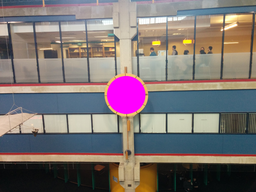
#> input picture images/dc_clock.png, 256 x 192 px, shrunk from 1000 x 750 before the run
$ python droste_effect_2.py   (Python 2 division)
#> lines starting #> are read from the running program, lines starting #| are printed output that depends on the picture
### drostelib/drostehelper.py
# -*- coding: utf-8 -*-
"""
Created on Thu Dec 24 12:59:31 2015

@author: azer
"""

import numpy as np


"""
Magenta color as the mask color
"""
transp_color = np.array([255, 0, 255])


"""
Determine whether a color is the mask color
"""
def IsMasked(col):
    if(col[0] == transp_color[0] and col[1] == transp_color[1] and col[2] == transp_color[2]):
        return True
    return False


"""
Make sure a coordinate is valid
(or is this because a bug in my program?)
"""
def IsCoordValid(x, y):
    # if x is invalid
    if(np.isnan(x) or np.isinf(x)):
        return False
    # if y is invalid
    if(np.isnan(y) or np.isinf(y)):
        return False
    # the coordinate is valid
    return True


"""
make sure a coordinate is inside the image
"""
def IsInside(x, y, width, height):
    if(x >= 0 and y >= 0 and x < width and y < height):
        return True
    # is inside
    return False


"""
Calculate the center of the mask and the approximate radius
"""
def CalculateCenter(img_col):
    r1 = 0.0
    center_x = 0.0
    center_y = 0.0
    pixel_counter = 0.0

    xs = [] # list of x-coordinates
    ys = [] # list of y-coordinates

    height, width, depth = img_col.shape

    # sum of the region
    for y_iter in xrange(height):
        for x_iter in xrange(width):
            col = img_col[y_iter][x_iter]
            if(IsMasked(col)):
                center_x += x_iter
                center_y += y_iter
                xs.append(x_iter)
                ys.append(y_iter)
                pixel_counter += 1.0

    # get the center
    center_x /= pixel_counter
    center_y /= pixel_counter

    #
    for i in xrange(len(xs)):
        x = xs[i] - center_x
        y = ys[i] - center_y
        r = np.sqrt(x * x + y * y)
        if (r > r1):
            r1 = r

    # return the radius and the center
    return r1, center_x, center_y

### droste_effect_2.py
"""

radhitya@uwaterloo.ca

Droste effect

References:
    http://www.josleys.com/article_show.php?id=82#ref3
    https://github.com/tcoxon/droste/
"""


import numpy as np
import matplotlib
import matplotlib.pylab as plt

import drostelib.drostehelper as dh


"""
The main function
"""
if __name__ == "__main__":

    # load the image
    # there is a possible bug: it only wants .png files
    img_col = matplotlib.image.imread("images/dc_clock.png")
#> img_col is the input picture: shape (192, 256, 3) float32; mean R, G, B 0.493, 0.454, 0.448
    img_col = (img_col * 255).astype(np.uint8)
    height_origin, width_origin, depth = img_col.shape
#> height_origin = 192; width_origin = 256; depth = 3
    img_droste = np.zeros(img_col.shape, dtype="uint8")

    r1, center_x, center_y = dh.CalculateCenter(img_col)
#> after the loop in CalculateCenter, `for y_iter in xrange(height):`: center_x = 120818; center_y = 90698; pixel_counter = 960; xs = 960 values, max 144 at index 410, min 108 at index 307, mean 125.9; ys = 960 values from 77 to 112
#> in CalculateCenter, `center_x /= pixel_counter`: center_x = 125.9
#> in CalculateCenter, `center_y /= pixel_counter`: center_y = 94.48
#> the loop in CalculateCenter, `for i in xrange(len(xs)):` made 960 passes
#> (x, y, r, r1) on passes 1, 11, 12, 51, 52, 75: (-4.85, -17.48, 18.14, 18.14), (5.15, -17.48, 18.22, 18.22), (-7.85, -16.48, 18.25, 18.25), (11.15, -14.48, 18.27, 18.27), (-12.85, -13.48, 18.62, 18.62), (-13.85, -12.48, 18.64, 18.64)
#> (x, y, r) on passes 2 to 7: (-3.85, -17.48, 17.9), (-2.85, -17.48, 17.71), (-1.85, -17.48, 17.57), (-0.852, -17.48, 17.5), (0.148, -17.48, 17.48), (1.15, -17.48, 17.51)
#> after the loop in CalculateCenter, `for i in xrange(len(xs)):`: r1 = 18.64
#> r1 = 18.64; center_x = 125.9; center_y = 94.48
    r2 = center_y if center_y < center_x else center_x
#> r2 = 94.48
    # you can modify with something like:
    # r2 = r2 * 0.8

    # precompute variables
    log_r1     = np.log(r1)
#> log_r1 = 2.93
    r2_over_r1 = r2 / r1
#> r2_over_r1 = 5.07
    period     = np.log(r2_over_r1)
#> period = 1.62
    pi2        = np.pi * 2.0

    # number of repeats
    repeat_min = -5 # outward repeat
    repeat_max = 10 # inward repeat

    # these are for 2nd stage
    alpha = np.arctan(np.log(r2 / r1) / pi2)
#> alpha = 0.253
    f = np.cos(alpha)
#> f = 0.968
    exp_alpha = np.exp(1j * alpha)

    for x_iter in xrange(width_origin):

        for y_iter in xrange(height_origin):

            xy1 = complex(x_iter - center_x, y_iter - center_y)

            # 1st stage, to polar coordinate
            xy1 = np.log(xy1) - log_r1

            for rep_iter in xrange(repeat_min, repeat_max) :
                period_rep = period * (rep_iter)
                xy2 = xy1 + complex(period_rep, 0)

                # 2nd stage, rotate and shrink
                xy3 = xy2 * f * exp_alpha

                # 3rd stage, exponentiation
                xy4 = np.exp(xy3)

                new_x = np.real(xy4) + center_x
                new_y = np.imag(xy4) + center_y

                # somehow my code produces Nan or Inf (why?)
                if not (dh.IsCoordValid(new_x, new_y)):
                    continue

                # the new coordinate should be inside the image
                if(dh.IsInside(new_x, new_y, width_origin, height_origin)):
                    ori_col = img_col[int(new_y)][int(new_x)]
                    if not(dh.IsMasked(ori_col)):
                        img_droste[y_iter][x_iter] = ori_col
                        break
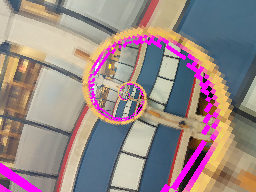
#> img_droste: shape (192, 256, 3); mean R, G, B 153.2, 135.4, 134.4

    # print the original and show r1 and r2
    plt.figure(1)
    plt.clf()
    plt.imshow(img_col)
    plt.plot(center_x, center_y,'o', color="blue", markersize=7)
    circle1 = plt.Circle((center_x, center_y), r1, linestyle="dashed", facecolor="none", edgecolor="blue")
    circle2 = plt.Circle((center_x, center_y), r2, linestyle="dashed", facecolor="none", edgecolor="red")
    fig = plt.gcf()
    fig.gca().add_artist(circle1)
    fig.gca().add_artist(circle2)
    plt.show()


    # show the droste image
    plt.figure(2)
    plt.clf()
    plt.imshow(img_droste)
    #plt.savefig("droste_image.png")

    print "Calculation is completed"


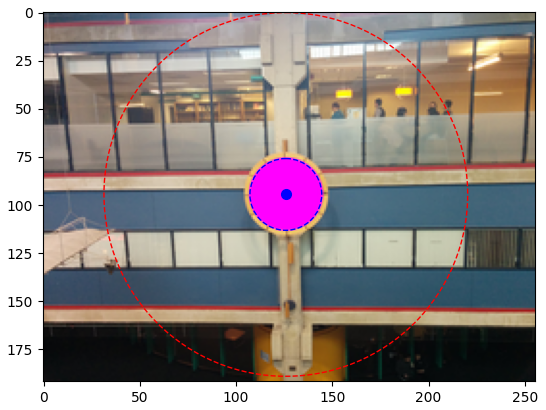
#> figure drawn by matplotlib, 1 panel
